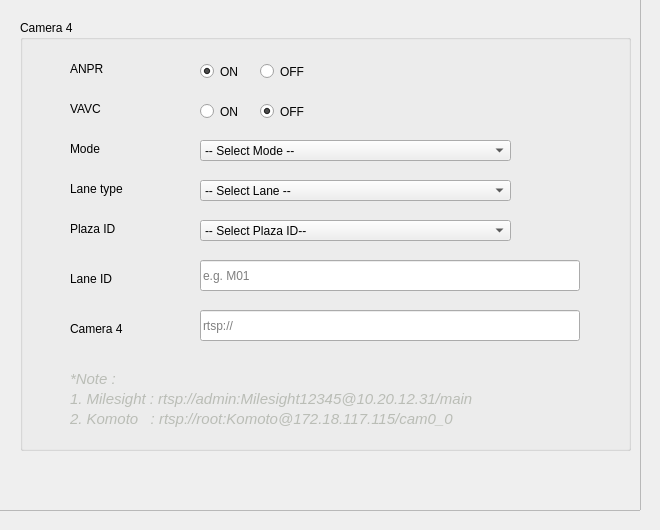
      <widget class="QWidget" name="tab_cam4">
       <attribute name="title">
        <string>Cam 4</string>
       </attribute>
       <widget class="QGroupBox" name="groupBox_anpr_config_cam4">
        <property name="geometry">
         <rect>
          <x>20</x>
          <y>20</y>
          <width>611</width>
          <height>431</height>
         </rect>
        </property>
        <property name="title">
         <string>Camera 4</string>
        </property>
        <widget class="QLabel" name="label_plaza_id_cam4">
         <property name="geometry">
          <rect>
           <x>50</x>
           <y>200</y>
           <width>67</width>
           <height>17</height>
          </rect>
         </property>
         <property name="text">
          <string>Plaza ID</string>
         </property>
        </widget>
        <widget class="QComboBox" name="comboBox_plaza_id_cam4">
         <property name="enabled">
          <bool>true</bool>
         </property>
         <property name="geometry">
          <rect>
           <x>180</x>
           <y>200</y>
           <width>311</width>
           <height>21</height>
          </rect>
         </property>
         <property name="cursor">
          <cursorShape>PointingHandCursor</cursorShape>
         </property>
         <property name="mouseTracking">
          <bool>true</bool>
         </property>
         <property name="whatsThis">
          <string/>
         </property>
         <property name="autoFillBackground">
          <bool>false</bool>
         </property>
         <property name="editable">
          <bool>false</bool>
         </property>
         <property name="currentText">
          <string>-- Select Plaza ID--</string>
         </property>
         <property name="currentIndex">
          <number>0</number>
         </property>
         <property name="maxVisibleItems">
          <number>10</number>
         </property>
         <property name="sizeAdjustPolicy">
          <enum>QComboBox::AdjustToMinimumContentsLength</enum>
         </property>
         <property name="minimumContentsLength">
          <number>5</number>
         </property>
         <property name="frame">
          <bool>true</bool>
         </property>
         <item>
          <property name="text">
           <string>-- Select Plaza ID--</string>
          </property>
         </item>
         <item>
          <property name="text">
           <string>101 - Gombak</string>
          </property>
         </item>
         <item>
          <property name="text">
           <string>100 - Bentong</string>
          </property>
         </item>
         <item>
          <property name="text">
           <string>801 - Karak 1 </string>
          </property>
         </item>
         <item>
          <property name="text">
           <string>802 - Lanchang</string>
          </property>
         </item>
         <item>
          <property name="text">
           <string>803 - Temerloh</string>
          </property>
         </item>
         <item>
          <property name="text">
           <string>804 - Chenor</string>
          </property>
         </item>
         <item>
          <property name="text">
           <string>805 - Maran</string>
          </property>
         </item>
         <item>
          <property name="text">
           <string>806 - Srijaya</string>
          </property>
         </item>
         <item>
          <property name="text">
           <string>807 - Gambang</string>
          </property>
         </item>
         <item>
          <property name="text">
           <string>808 - Kuantan</string>
          </property>
         </item>
         <item>
          <property name="text">
           <string>809 - Jabor 1</string>
          </property>
         </item>
        </widget>
        <widget class="QLabel" name="label_lane_type_cam4">
         <property name="geometry">
          <rect>
           <x>50</x>
           <y>160</y>
           <width>91</width>
           <height>17</height>
          </rect>
         </property>
         <property name="text">
          <string>Lane type</string>
         </property>
        </widget>
        <widget class="QLabel" name="label_mode_cam4">
         <property name="geometry">
          <rect>
           <x>50</x>
           <y>120</y>
           <width>91</width>
           <height>17</height>
          </rect>
         </property>
         <property name="text">
          <string>Mode</string>
         </property>
        </widget>
        <widget class="QComboBox" name="comboBox_lane_type_cam4">
         <property name="enabled">
          <bool>true</bool>
         </property>
         <property name="geometry">
          <rect>
           <x>180</x>
           <y>160</y>
           <width>311</width>
           <height>21</height>
          </rect>
         </property>
         <property name="cursor">
          <cursorShape>PointingHandCursor</cursorShape>
         </property>
         <property name="mouseTracking">
          <bool>true</bool>
         </property>
         <property name="whatsThis">
          <string/>
         </property>
         <property name="autoFillBackground">
          <bool>false</bool>
         </property>
         <property name="editable">
          <bool>false</bool>
         </property>
         <property name="currentText">
          <string>-- Select Lane --</string>
         </property>
         <property name="currentIndex">
          <number>0</number>
         </property>
         <property name="sizeAdjustPolicy">
          <enum>QComboBox::AdjustToMinimumContentsLength</enum>
         </property>
         <property name="minimumContentsLength">
          <number>5</number>
         </property>
         <item>
          <property name="text">
           <string>-- Select Lane --</string>
          </property>
         </item>
         <item>
          <property name="text">
           <string>Offline</string>
          </property>
         </item>
         <item>
          <property name="text">
           <string>Quatriz</string>
          </property>
         </item>
         <item>
          <property name="text">
           <string>Teras</string>
          </property>
         </item>
        </widget>
        <widget class="QComboBox" name="comboBox_mode_cam4">
         <property name="enabled">
          <bool>true</bool>
         </property>
         <property name="geometry">
          <rect>
           <x>180</x>
           <y>120</y>
           <width>311</width>
           <height>21</height>
          </rect>
         </property>
         <property name="cursor">
          <cursorShape>PointingHandCursor</cursorShape>
         </property>
         <property name="mouseTracking">
          <bool>true</bool>
         </property>
         <property name="whatsThis">
          <string/>
         </property>
         <property name="autoFillBackground">
          <bool>false</bool>
         </property>
         <property name="editable">
          <bool>false</bool>
         </property>
         <property name="currentText">
          <string>-- Select Mode --</string>
         </property>
         <property name="currentIndex">
          <number>0</number>
         </property>
         <property name="sizeAdjustPolicy">
          <enum>QComboBox::AdjustToMinimumContentsLength</enum>
         </property>
         <property name="minimumContentsLength">
          <number>5</number>
         </property>
         <item>
          <property name="text">
           <string>-- Select Mode --</string>
          </property>
         </item>
         <item>
          <property name="text">
           <string>Online</string>
          </property>
         </item>
         <item>
          <property name="text">
           <string>Offline</string>
          </property>
         </item>
        </widget>
        <widget class="QLabel" name="label_1_milesight_20">
         <property name="geometry">
          <rect>
           <x>50</x>
           <y>370</y>
           <width>481</width>
           <height>17</height>
          </rect>
         </property>
         <property name="font">
          <font>
           <pointsize>11</pointsize>
           <italic>true</italic>
          </font>
         </property>
         <property name="styleSheet">
          <string notr="true">QLabel{
color:rgb(186, 189, 182)
}</string>
         </property>
         <property name="text">
          <string>1. Milesight : rtsp://admin:Milesight12345@10.20.12.31/main</string>
         </property>
        </widget>
        <widget class="QLabel" name="label_komoto_20">
         <property name="geometry">
          <rect>
           <x>50</x>
           <y>390</y>
           <width>481</width>
           <height>17</height>
          </rect>
         </property>
         <property name="font">
          <font>
           <pointsize>11</pointsize>
           <italic>true</italic>
          </font>
         </property>
         <property name="styleSheet">
          <string notr="true">QLabel{
color:rgb(186, 189, 182)
}</string>
         </property>
         <property name="text">
          <string>2. Komoto   : rtsp://root:Komoto@172.18.117.115/cam0_0</string>
         </property>
        </widget>
        <widget class="QLabel" name="label_lane_id_cam4">
         <property name="geometry">
          <rect>
           <x>50</x>
           <y>250</y>
           <width>67</width>
           <height>17</height>
          </rect>
         </property>
         <property name="text">
          <string>Lane ID</string>
         </property>
        </widget>
        <widget class="QLabel" name="label_rtsp_cam4">
         <property name="geometry">
          <rect>
           <x>50</x>
           <y>300</y>
           <width>81</width>
           <height>17</height>
          </rect>
         </property>
         <property name="text">
          <string>Camera 4</string>
         </property>
        </widget>
        <widget class="QLineEdit" name="lineEdit_lane_id_cam4">
         <property name="geometry">
          <rect>
           <x>180</x>
           <y>240</y>
           <width>380</width>
           <height>31</height>
          </rect>
         </property>
         <property name="text">
          <string/>
         </property>
         <property name="alignment">
          <set>Qt::AlignLeading|Qt::AlignLeft|Qt::AlignVCenter</set>
         </property>
         <property name="dragEnabled">
          <bool>false</bool>
         </property>
         <property name="placeholderText">
          <string>e.g. M01</string>
         </property>
        </widget>
        <widget class="QLabel" name="label_eg_20">
         <property name="geometry">
          <rect>
           <x>50</x>
           <y>350</y>
           <width>67</width>
           <height>17</height>
          </rect>
         </property>
         <property name="font">
          <font>
           <pointsize>11</pointsize>
           <italic>true</italic>
          </font>
         </property>
         <property name="styleSheet">
          <string notr="true">QLabel{
color:rgb(186, 189, 182)
}</string>
         </property>
         <property name="text">
          <string>*Note : </string>
         </property>
        </widget>
        <widget class="QLineEdit" name="lineEdit_rtsp_cam4">
         <property name="geometry">
          <rect>
           <x>180</x>
           <y>290</y>
           <width>380</width>
           <height>31</height>
          </rect>
         </property>
         <property name="text">
          <string/>
         </property>
         <property name="alignment">
          <set>Qt::AlignLeading|Qt::AlignLeft|Qt::AlignVCenter</set>
         </property>
         <property name="dragEnabled">
          <bool>false</bool>
         </property>
         <property name="placeholderText">
          <string>rtsp://</string>
         </property>
        </widget>
        <widget class="QRadioButton" name="radioButton_off_vavc_cam4">
         <property name="geometry">
          <rect>
           <x>240</x>
           <y>80</y>
           <width>61</width>
           <height>23</height>
          </rect>
         </property>
         <property name="text">
          <string>OFF</string>
         </property>
         <property name="checked">
          <bool>true</bool>
         </property>
         <attribute name="buttonGroup">
          <string notr="true">buttonGroup_vavc_cam4</string>
         </attribute>
        </widget>
        <widget class="QRadioButton" name="radioButton_off_anpr_cam4">
         <property name="geometry">
          <rect>
           <x>240</x>
           <y>40</y>
           <width>61</width>
           <height>23</height>
          </rect>
         </property>
         <property name="text">
          <string>OFF</string>
         </property>
         <attribute name="buttonGroup">
          <string notr="true">buttonGroup_anpr_cam4</string>
         </attribute>
        </widget>
        <widget class="QLabel" name="label_ANPR_cam4">
         <property name="geometry">
          <rect>
           <x>50</x>
           <y>40</y>
           <width>51</width>
           <height>17</height>
          </rect>
         </property>
         <property name="text">
          <string>ANPR</string>
         </property>
        </widget>
        <widget class="QRadioButton" name="radioButton_on_vavc_cam4">
         <property name="geometry">
          <rect>
           <x>180</x>
           <y>80</y>
           <width>51</width>
           <height>23</height>
          </rect>
         </property>
         <property name="text">
          <string>ON</string>
         </property>
         <attribute name="buttonGroup">
          <string notr="true">buttonGroup_vavc_cam4</string>
         </attribute>
        </widget>
        <widget class="QLabel" name="label_VAVC_cam4">
         <property name="geometry">
          <rect>
           <x>50</x>
           <y>80</y>
           <width>51</width>
           <height>17</height>
          </rect>
         </property>
         <property name="text">
          <string>VAVC</string>
         </property>
        </widget>
        <widget class="QRadioButton" name="radioButton_on_anpr_cam4">
         <property name="geometry">
          <rect>
           <x>180</x>
           <y>40</y>
           <width>51</width>
           <height>23</height>
          </rect>
         </property>
         <property name="text">
          <string>ON</string>
         </property>
         <property name="checked">
          <bool>true</bool>
         </property>
         <attribute name="buttonGroup">
          <string notr="true">buttonGroup_anpr_cam4</string>
         </attribute>
        </widget>
       </widget>
       <widget class="QFrame" name="frame_cam4">
        <property name="geometry">
         <rect>
          <x>-10</x>
          <y>-10</y>
          <width>651</width>
          <height>521</height>
         </rect>
        </property>
        <property name="autoFillBackground">
         <bool>true</bool>
        </property>
        <property name="frameShape">
         <enum>QFrame::StyledPanel</enum>
        </property>
        <property name="frameShadow">
         <enum>QFrame::Raised</enum>
        </property>
       </widget>
       <zorder>frame_cam4</zorder>
       <zorder>groupBox_anpr_config_cam4</zorder>
      </widget>
